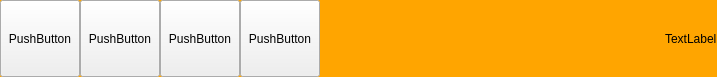
<?xml version="1.0" encoding="UTF-8"?>
<ui version="4.0">
 <class>MainMenu</class>
 <widget class="QWidget" name="MainMenu">
  <property name="geometry">
   <rect>
    <x>0</x>
    <y>0</y>
    <width>717</width>
    <height>77</height>
   </rect>
  </property>
  <property name="sizePolicy">
   <sizepolicy hsizetype="Preferred" vsizetype="Fixed">
    <horstretch>0</horstretch>
    <verstretch>0</verstretch>
   </sizepolicy>
  </property>
  <property name="windowTitle">
   <string>Form</string>
  </property>
  <property name="styleSheet">
   <string notr="true">#MainMenu { background :orange;}</string>
  </property>
  <layout class="QHBoxLayout" name="horizontalLayout">
   <property name="spacing">
    <number>0</number>
   </property>
   <property name="leftMargin">
    <number>0</number>
   </property>
   <property name="topMargin">
    <number>0</number>
   </property>
   <property name="rightMargin">
    <number>0</number>
   </property>
   <property name="bottomMargin">
    <number>0</number>
   </property>
   <item>
    <widget class="OnlineStateSelector" name="widget" native="true">
     <property name="sizePolicy">
      <sizepolicy hsizetype="Maximum" vsizetype="Expanding">
       <horstretch>0</horstretch>
       <verstretch>0</verstretch>
      </sizepolicy>
     </property>
    </widget>
   </item>
   <item>
    <widget class="QPushButton" name="pushButton_2">
     <property name="sizePolicy">
      <sizepolicy hsizetype="Minimum" vsizetype="Expanding">
       <horstretch>0</horstretch>
       <verstretch>0</verstretch>
      </sizepolicy>
     </property>
     <property name="text">
      <string>PushButton</string>
     </property>
    </widget>
   </item>
   <item>
    <widget class="QPushButton" name="pushButton_3">
     <property name="sizePolicy">
      <sizepolicy hsizetype="Minimum" vsizetype="Expanding">
       <horstretch>0</horstretch>
       <verstretch>0</verstretch>
      </sizepolicy>
     </property>
     <property name="text">
      <string>PushButton</string>
     </property>
    </widget>
   </item>
   <item>
    <widget class="QPushButton" name="pushButton_4">
     <property name="sizePolicy">
      <sizepolicy hsizetype="Minimum" vsizetype="Expanding">
       <horstretch>0</horstretch>
       <verstretch>0</verstretch>
      </sizepolicy>
     </property>
     <property name="text">
      <string>PushButton</string>
     </property>
    </widget>
   </item>
   <item>
    <widget class="QPushButton" name="pushButton_5">
     <property name="sizePolicy">
      <sizepolicy hsizetype="Minimum" vsizetype="Expanding">
       <horstretch>0</horstretch>
       <verstretch>0</verstretch>
      </sizepolicy>
     </property>
     <property name="text">
      <string>PushButton</string>
     </property>
    </widget>
   </item>
   <item>
    <spacer name="horizontalSpacer">
     <property name="orientation">
      <enum>Qt::Horizontal</enum>
     </property>
     <property name="sizeHint" stdset="0">
      <size>
       <width>40</width>
       <height>20</height>
      </size>
     </property>
    </spacer>
   </item>
   <item>
    <widget class="OnlineStateIndicator" name="label">
     <property name="cursor">
      <cursorShape>PointingHandCursor</cursorShape>
     </property>
     <property name="text">
      <string>TextLabel</string>
     </property>
    </widget>
   </item>
  </layout>
 </widget>
 <customwidgets>
  <customwidget>
   <class>OnlineStateIndicator</class>
   <extends>QLabel</extends>
   <header>onlinestateindicator.h</header>
  </customwidget>
  <customwidget>
   <class>OnlineStateSelector</class>
   <extends>QWidget</extends>
   <header>onlinestateselector.h</header>
   <container>1</container>
  </customwidget>
 </customwidgets>
 <resources/>
 <connections/>
</ui>
